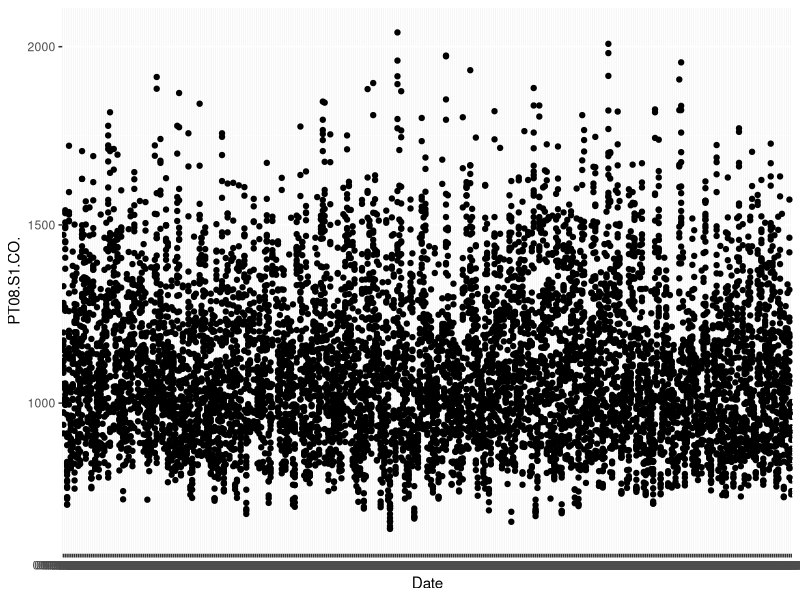
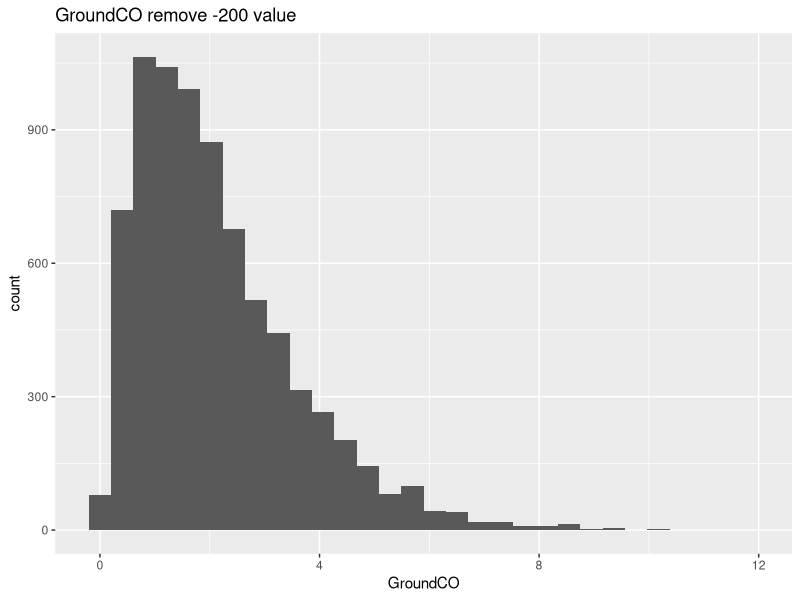
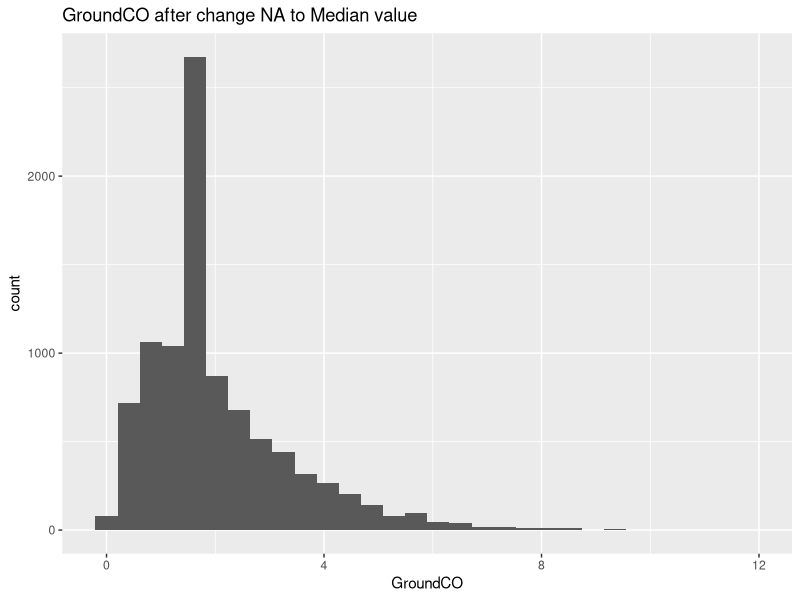
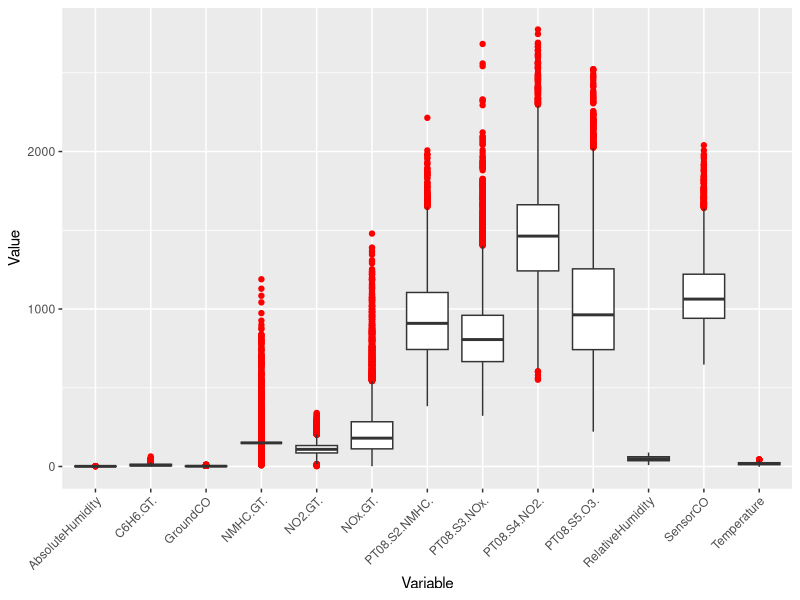
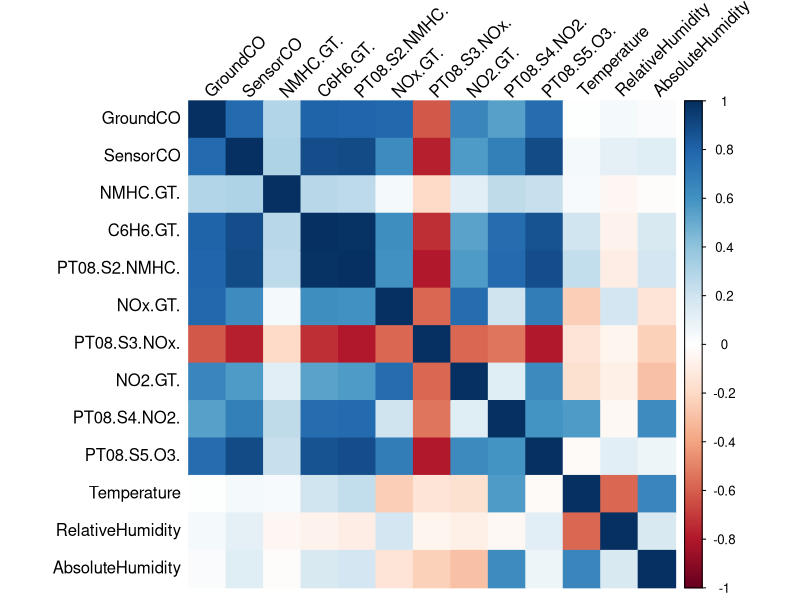

R code for these plots, in order:
## ---- chunk 1
knitr::opts_chunk$set(echo = TRUE, message = FALSE, warning = FALSE)
set.seed(42)
## ---- chunk 2
# Install once if needed and comment it out
# install.packages(c("tidyverse","dplyr", GGally", "ggplot2"))
library(corrplot)
library(tidyverse)
library(dplyr)
library(GGally) 
library(ggplot2)
## ---- chunk 3
air_raw <- read.csv("AirQualityData.csv",sep = ";",header = TRUE)
summary(air_raw) 

names(air_raw)
head(air_raw)
air <- air_raw
## ---- chunk 4
#check how many values in Ground CO is missing
length(which(air_raw$CO.GT. == -200))

air[air == -200] <- NA

ggplot(air,aes(x = Date,y = PT08.S1.CO.)) +
  geom_point()

air <- air %>% 
  rename(GroundCO = CO.GT.,SensorCO = PT08.S1.CO.)

ggplot(air,aes(x = GroundCO)) +
  geom_histogram(bins = 30) +
  labs(title = "GroundCO remove -200 value")
#the distribution is screwed, so use median to replace NA


#missing value change to median repalce
#median(air$GroundCO, na.rm = TRUE)
for (i in 3:15){
  m = median(air[,i], na.rm = TRUE)
  air[,i][is.na(air[,i])] = m
}
#from dplyr
# air <- air %>%
#   mutate(across(3:15, ~ ifelse(is.na(.), median(., na.rm = TRUE), .)))
ggplot(air,aes(x = GroundCO)) +
  geom_histogram(bins = 30) +
  labs(title = "GroundCO after change NA to Median value")
## ---- chunk 5
#box plot for numerical variables and see outliers
air_long <- pivot_longer(air[, 3:15], cols = everything(),
                         names_to = "Variable", values_to = "Value")

ggplot(air_long, aes(x = Variable, y = Value)) +
  geom_boxplot(outlier.colour = "red") +
  theme(axis.text.x = element_text(angle = 45, hjust = 1))
## ---- chunk 6
# 先算相关矩阵
corr_matrix <- cor(air[, 3:15], use = "complete.obs")

# 画图
corrplot(corr_matrix,
         method = "color",     # 用颜色表示
         tl.col = "black",     # 标签颜色
         tl.srt = 45)          # 标签旋转角度
